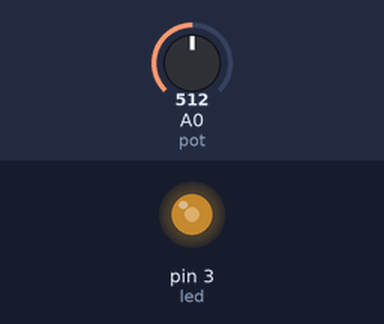
The sketch below on a simulated Arduino Uno, built with avr-gcc and run on an emulated ATmega328P. Parts: output pins drawn as LEDs (lit = HIGH). The inputs (shaded band) are chosen by the test bench; at power-on: A0 (pot) = 512.

Above: at 1.2 s.
1.3 s: A0 (pot) set to 716
At 2.5 s:
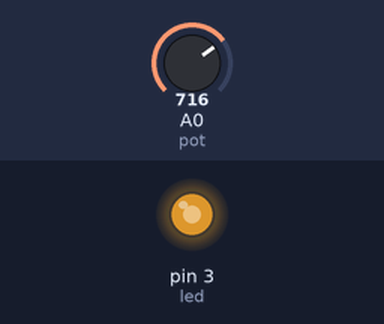
2.8 s: A0 (pot) set to 900
At 3.7 s:
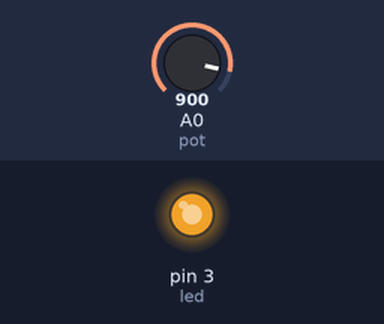
4.3 s: A0 (pot) set to 122
At 4.9 s:
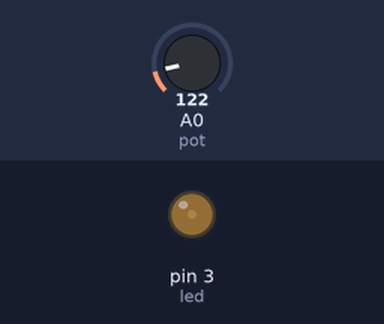
5.8 s: A0 (pot) set to 0
At 7.0 s:
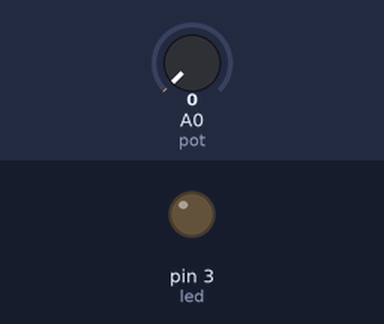
7.3 s: A0 (pot) set to 511
At 8.4 s:
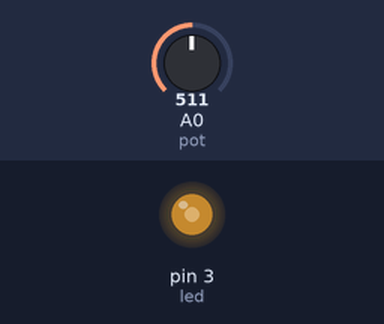
Timing chart, 0 to 9.8 s (numbered marks = the images above; inputs shaded):
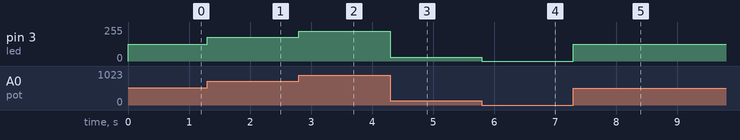

The sketch:

led_lighting_with_potentiometer.ino
```cpp
#define led 3
#define pot A0


void setup() {


}

void loop() {

int value = analogRead(pot);
value = map(value,0,1023,0,255);
analogWrite(led,value);


}
```

Measured:
- after the input at 1.3 s, pin 3 (led): 127/255 → 178/255 at once
- after the input at 2.8 s, pin 3 (led): 178/255 → 224/255 at once
- after the input at 4.3 s, pin 3 (led): 224/255 → 30/255 at once
- after the input at 5.8 s, pin 3 (led): 30/255 → 0/255 at once
- after the input at 7.3 s, pin 3 (led): 0/255 → 127/255 at once
